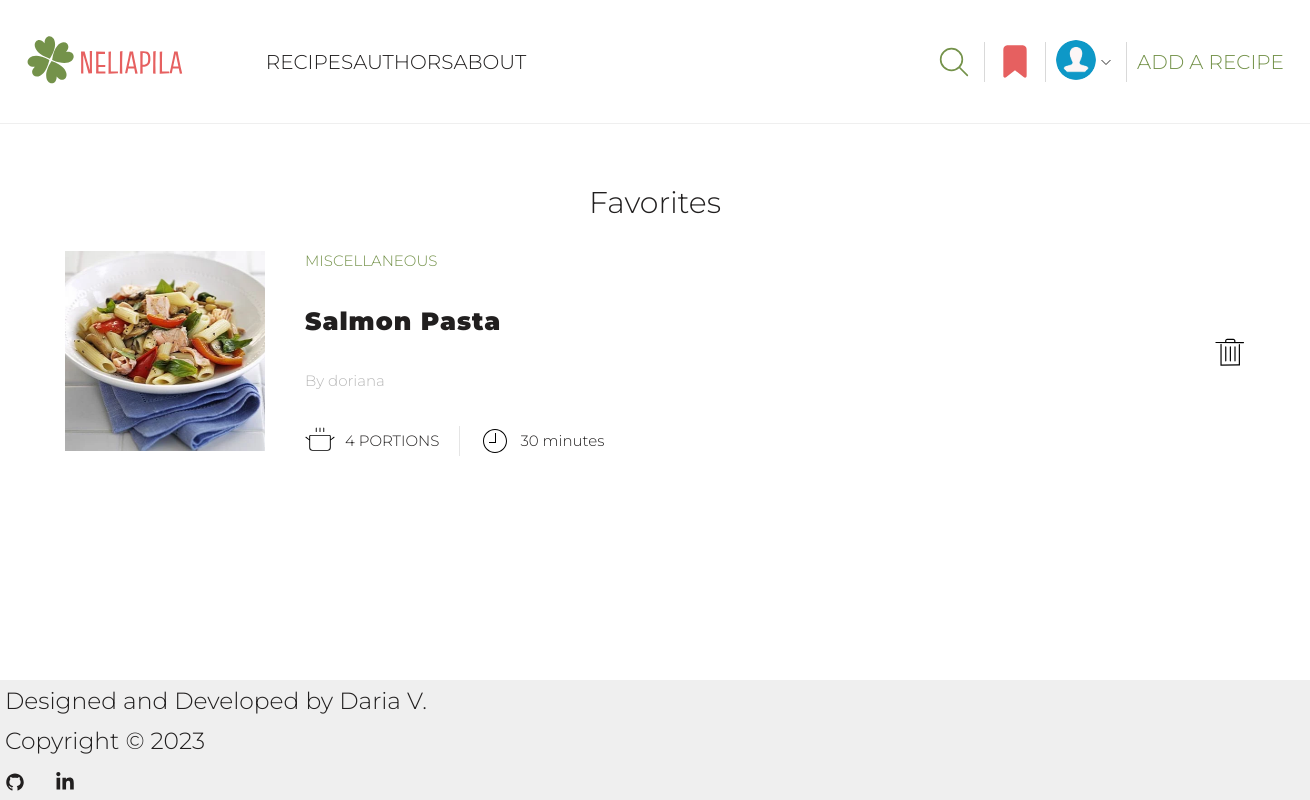
Page /profile/favorites (signed in) on the earlier database version.
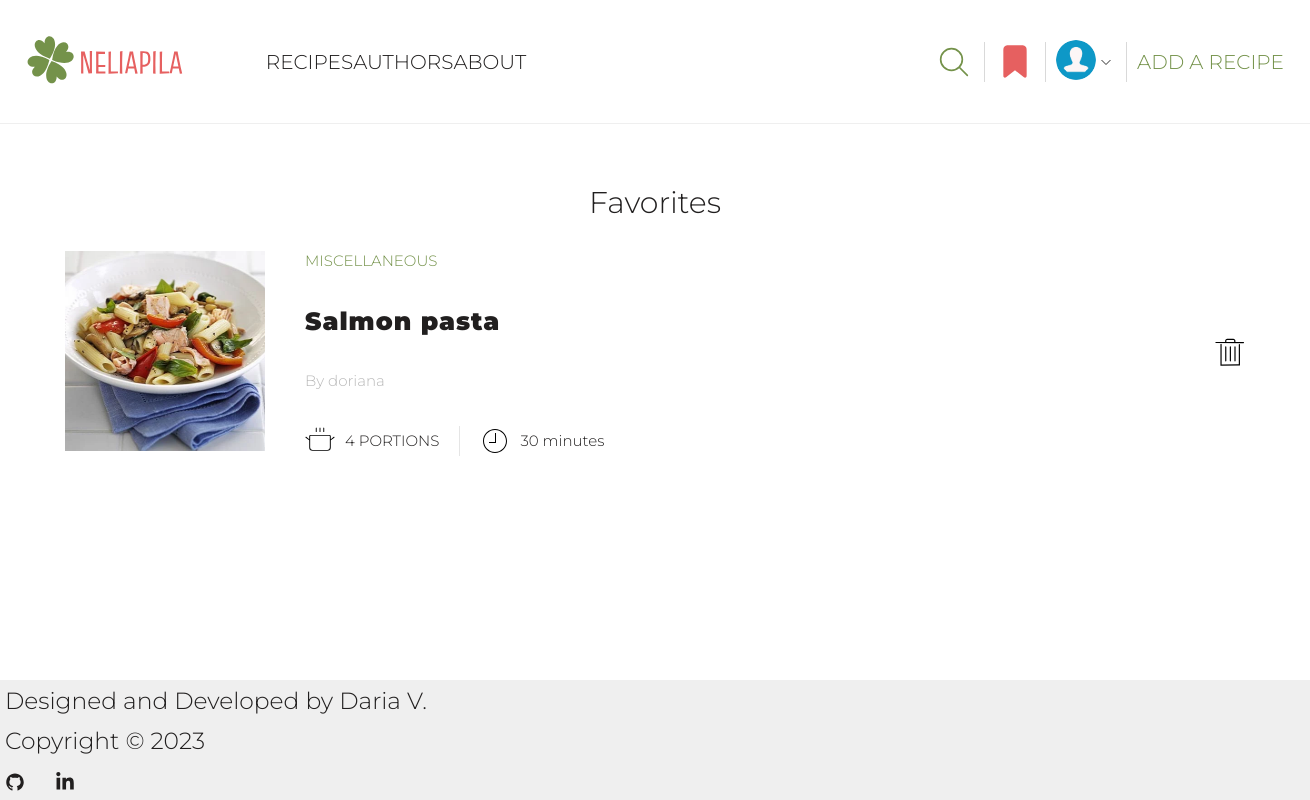
Same page on the later database version.
### recipes/models.py (models this page shows, shortened)
class Recipe(models.Model):
    CATEGORY_CHOICES = [
        ('Breakfast', 'Breakfast'),
        ('Lunch', 'Lunch'),
        ('Dinner', 'Dinner'),
        ('Snacks', 'Snacks'),
        ('Desserts', 'Desserts'),
        ('Drinks', 'Drinks'),
        ('Miscellaneous', 'Other')
    ]
    STATUS_CHOICES = [
        (True, 'Approved'),
        (False, 'On moderation'),
    ]
    author = models.ForeignKey(User, on_delete=models.CASCADE, null=True, blank=True)
    title = models.CharField(max_length=50)
    portions = models.PositiveIntegerField(default=1, blank=True, null=True)
    cooking_hours = models.PositiveIntegerField(default=0)
    cooking_minutes = models.PositiveIntegerField(default=0)
    image = models.ImageField(upload_to=recipe_image_path)
    category = models.CharField(max_length=20, choices=CATEGORY_CHOICES)
    ingredients = models.TextField()
    steps = models.TextField()
    is_approved = models.BooleanField(default=False, choices=STATUS_CHOICES)
    date_created = models.DateTimeField(auto_now_add=True)

### user/views.py (the view)
# urls.py: path('profile/favorites', views.get_favorites, name='favorites'),
@login_required(login_url='login')
def get_favorites(request):
    profile = Profile.objects.get(user=request.user.id)
    favorite_recipes = profile.favorite_set.all()
    favorite_recipes = [favorite.favorite_recipe for favorite in favorite_recipes]
    context = {'favorites': favorite_recipes}
    return render(request, 'user/favorites.html', context)

### templates/user/favorites.html
{% extends 'base/base.html' %}
{% load static %}
{% block css %}
<link rel="stylesheet" href="{% static 'user/css/profile.css' %}">
<link rel="stylesheet" href="{% static 'user/css/favorites.css' %}">
{% endblock %}
{% block content %}
<section class="favorites-page">
    <div class="favorites container">
        <div class="favorites-parts">
            {% if not favorites %}
            <div class="no-favourites">
                <img src="{% static 'user/images/cookbook.svg' %}" alt="Recipe">
                <span>You don't have any favorite recipes yet</span>
                <p>To find a recipe and add it to favorites, go to the <a href="/">recipes page</a></p>
            </div>
            {% else %}
            <div class="all_favorites">
                <h1>Favorites</h1>
                {% for favorite in favorites %}
                <div class="one-favorite">
                    <div class="recipe-main-info">
                        <div class="recipe-image">
                            <a href="{% url 'specific-recipe' favorite.id %}"><img src="{{ favorite.image.url }}" alt="Recipe Image"></a>
                        </div>
                        <div class="recipe-info">
                            <p class="recipe-category">{{ favorite.category }}</p>
                            <a href="{% url 'specific-recipe' favorite.id %}" class="recipe-title">{{ favorite.title }}</a>
                            <a href="{% url 'profile' favorite.author.id %}" class="recipe-author">
                                By {{ favorite.author }}</a>
                            <div class="recipe-details">
                                <div class="portions-details">
                                    <img src="{% static 'recipes/images/pot-svg.svg' %}" alt="Pot">
                                    <span>{{ favorite.portions }} portion{{ favorite.portions | pluralize:'s' }}</span>
                                </div>
                                <div class="cooking-time-details">
                                    <img src="{% static 'recipes/images/clock-svg.svg' %}" alt="Clock">
                                    {% if favorite.cooking_hours != 0 and favorite.cooking_minutes != 0 %}
                                    <span>{{ favorite.cooking_hours }} hour{{ favorite.cooking_hours | pluralize:'s' }}
                                {{ favorite.cooking_minutes }} minute{{ favorite.cooking_minutes | pluralize:'s' }}</span>
                                    {% elif favorite.cooking_hours != 0 and favorite.cooking_minutes == 0 %}
                                    <span>{{ favorite.cooking_hours }} hour{{ favorite.cooking_hours | pluralize:'s' }}</span>
                                    {% elif favorite.cooking_hours == 0 and favorite.cooking_minutes != 0 %}
                                    <span>{{ favorite.cooking_minutes }} minute{{ favorite.cooking_minutes | pluralize:'s' }}
                                </span>
                                    {% endif %}
                                </div>
                            </div>
                        </div>
                    </div>
                    <div class="delete-from-favorites">
                        <a href="{% url 'delete-from-favorites' favorite.id %}">
                            <img src="{% static 'user/images/trash-svg.svg' %}" alt="Delete">
                        </a>
                    </div>
                </div>
                {% endfor %}
            </div>
            {% endif %}
        </div>
    </div>
</section>
{% endblock %}

Differences in the rows shown:
changed Recipe "MISCELLANEOUS": title "Salmon Pasta" → "Salmon pasta"
